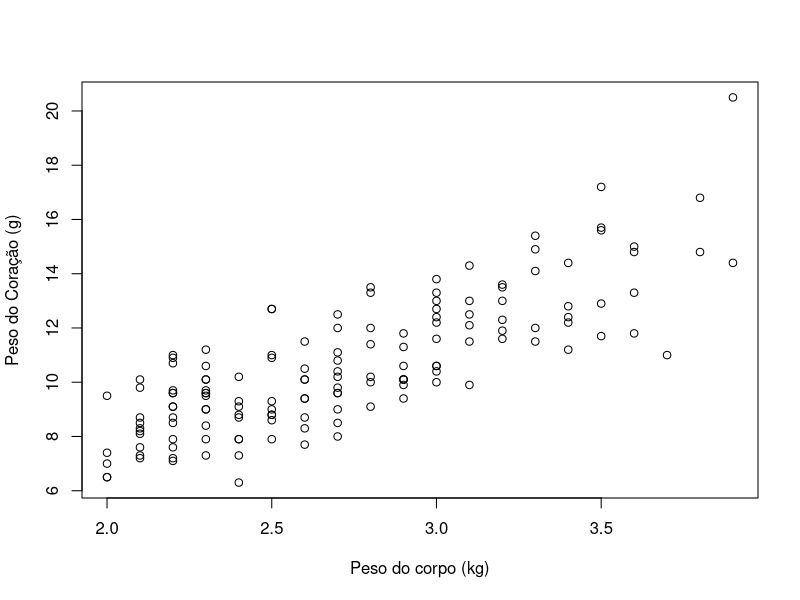
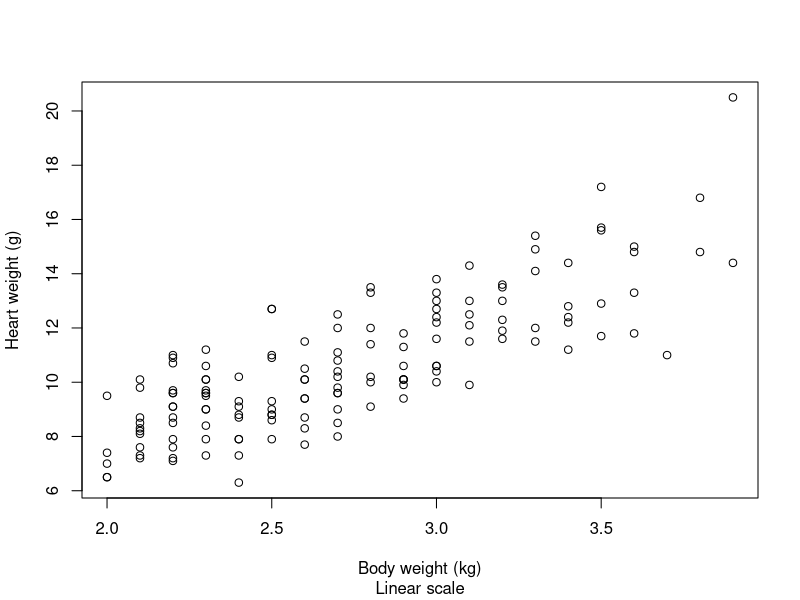
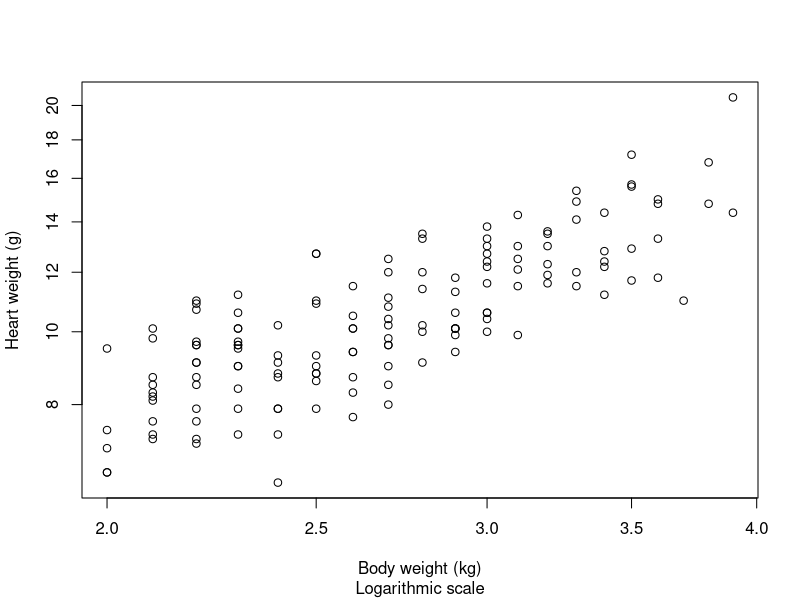

Write R code to recreate these figures, in order.
## ---- chunk 1
knitr::include_graphics("https://raw.githubusercontent.com/DATAUNIRIO/SER2/master/dashboardGOT/imagem/GOT.png")
## ---- chunk 2
library(MASS)
data(cats)
plot(Hwt ~ Bwt, data=cats, xlab="Peso do corpo (kg)", ylab="Peso do Coração (g)")
## ---- chunk 3
with(cats, cor(Hwt, Bwt))
## ---- chunk 4
plot(Hwt ~ Bwt, data=cats, xlab="Body weight (kg)",
     ylab="Heart weight (g)", sub="Linear scale")
plot(Hwt ~ Bwt, data=cats, log="xy", xlab="Body weight (kg)",
     ylab="Heart weight (g)", sub="Logarithmic scale")
## ---- chunk 5
coefficients(summary(lm(Hwt ~ Bwt, data=cats)))
## ---- chunk 6
library(knitr) # Only need this the first time!
kable(coefficients(summary(lm(Hwt ~ Bwt, data=cats))))
## ---- chunk 7
lm(Hwt ~ Bwt, data=cats)
